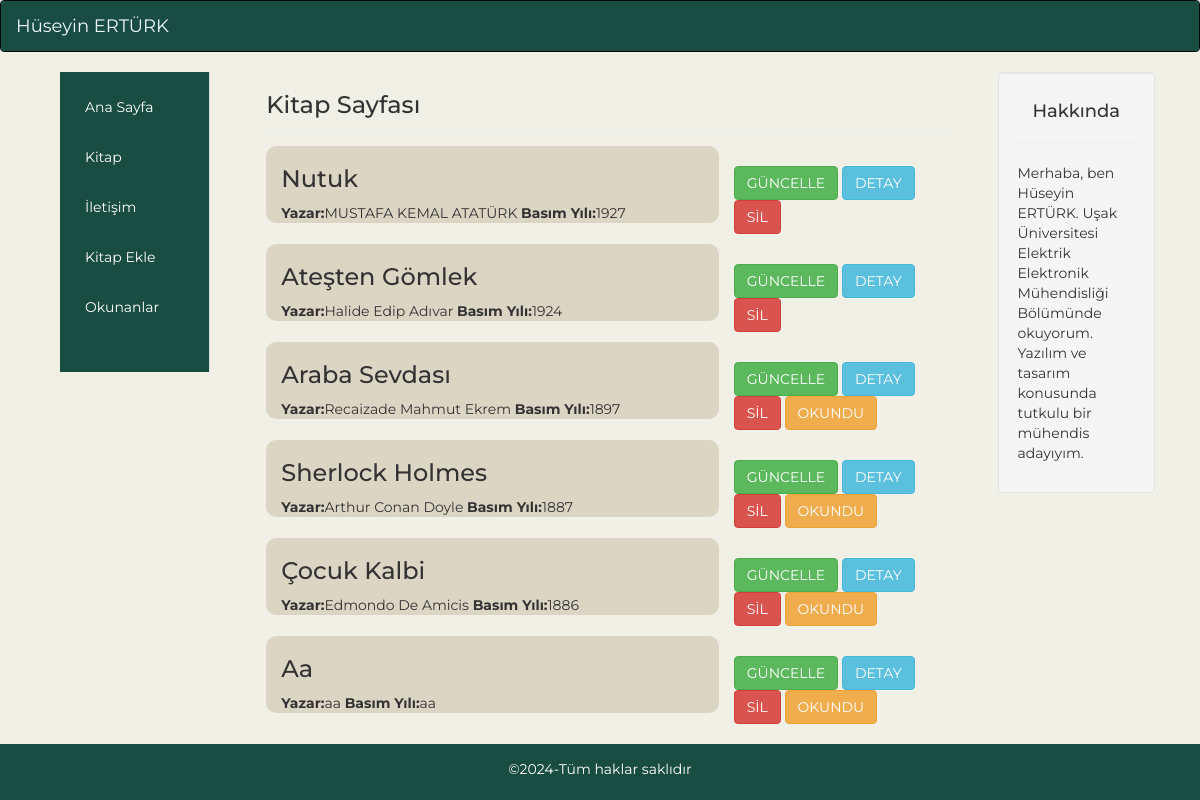
Page /kitap on the committed database.
### tables this page shows
CREATE TABLE "tblBook" (
	"id"	INTEGER NOT NULL,
	"booktitle"	TEXT,
	"bookauthor"	TEXT,
	"bookyear"	TEXT,
	"isReaded"	INTEGER,
	PRIMARY KEY("id" AUTOINCREMENT)
);

### main.py (the view)
@app.route("/kitap")
def kitap():
    veriAl()
    return render_template("kitap.html",veri=data)

### main.py (called while the page is built)
def veriAl():
    global data
    with sqlite3.connect("book.db") as con:
        cur = con.cursor()
        cur.execute("select * from tblBook order by id asc")
        data = cur.fetchall()
        for i in data:
            print(i)

### templates/kitap.html
{% extends "base.html" %}
{% block content %}
<h3>Kitap Sayfası</h3>
{% for k in veri %}
<div>
  <hr style="margin-top: 0.5em; margin-bottom: 0.5em; display: block; size: 100dvh;">
  <div class="card-body" >
    <div class="col-sm-8" id="bookCard">
      <tr>
        <th>
          <h3 class="card-title">{{k[1]}}</h3>
        </th>
      <tr>
        <th>
          <b>Yazar:</b>{{k[2]}}
        </th>
        <th >
          <b>Basım Yılı:</b>{{k[3]}}
        </th>
      </tr>
      </tr>
    </div>
    <div class="col-sm-4" id="buttons" >
      <tr>
        <a href="/kitapEdit/{{k[0]}}" class="btn btn-success">GÜNCELLE</a>
        <a href="/kitapDetay/{{k[0]}}" class="btn btn-info">DETAY</a>
        <a href="/kitapSil/{{k[0]}}" class="btn btn-danger">SİL</a>
        {% if k[4] == 0 %}
        <a href="/kitapOku/{{k[0]}}" class="btn btn-warning">OKUNDU</a>
        {% endif %}
      </tr>
    </div>
  </div>
</div>
{%endfor%}
{% endblock %}

### templates/base.html
{% include "parts/_header.html"%}
{%include "parts/_menu.html"%}
<div class="container-fluid text-center" style="padding-left: 5%;" >
    <div class="row content"style="display:contents;" >
      <div class="col-sm-2 item" id="sideBar" >
        <ul class="nav navbar-nav" id="item">
          <li><a style="color: white;" href="/">Ana Sayfa</a></li>
          <li><a style="color: white;" href="/kitap">Kitap</a></li>
          <li><a style="color: white;" href="/contact">İletişim</a></li>
          <li><a style="color: white;" href="/kitap_ekle">Kitap Ekle</a></li>
          <li><a style="color: white;" href="/okunanlar">Okunanlar</a></li>
        </ul>
      </div>
      <div class="col-sm-8 text-left" style="padding-left: 5%;">
        {% block content %}
        {% endblock %}
      </div>
      <div class="col-sm-2 sideBar" style="margin-left: 2%;">
        <div class="well">
          <h4>Hakkında</h4>
          <hr>
          <p style="text-align: start;">Merhaba, ben Hüseyin ERTÜRK. Uşak Üniversitesi Elektrik Elektronik Mühendisliği Bölümünde okuyorum.<br> Yazılım ve tasarım konusunda tutkulu bir mühendis adayıyım. </p>
        </div>
      </div>
    </div>
    <br>
  </div>
{% include "parts/_footer.html"%}

### templates/parts/_header.html (shortened to what this page needs)
<!DOCTYPE html>
<html lang="en">
<head>
  <link rel=stylesheet type=text/css href="{{ url_for('static', filename='style.css') }}">
  <link rel="stylesheet" href="https://maxcdn.bootstrapcdn.com/bootstrap/3.4.1/css/bootstrap.min.css" />
</head>
<body>

### templates/parts/_menu.html (shortened to what this page needs)
<nav class="navbar navbar-inverse">
  <div class="container-fluid"style="background-color: #1a4d42;">
    <div class="navbar-header" >
      <a class="navbar-brand" style="color: aliceblue;" href="/">Hüseyin ERTÜRK</a>
    </div>
  </div>
</nav>

### templates/parts/_footer.html
<footer class="container-fluid text-center">
    <p>©2024-Tüm haklar saklıdır</p>
  </footer>
  </body>
  </html>

### static/style.css (style rules this page uses)
body { font-family: "Montserrat" !important; background-color: #f1f0e7 !important; }
#sideBar { display: flexbox; flex-direction: column; justify-content: space-between; height: 300px; width: 150px; border-right: 1px solid #D7DBDD; background-color: #1a4d42; padding: 10px; text-align: center; }
#bookCard { background-color: #dbd5c4; border-radius: 10px; margin-block-start: 10px; }
#buttons { place-items: center; margin-top: 30px; box-shadow: inset; }
.row.content { height: 450px }
footer { background-color: #1a4d42; color: white; padding: 15px; }
* { margin: 0; padding: 0; box-sizing: border-box; -webkit-box-sizing: border-box; -moz-box-sizing: border-box; }

### rows in the picture
tblBook: booktitle "Nutuk", bookauthor "MUSTAFA KEMAL ATATÜRK", bookyear "1927"
tblBook: booktitle "Ateşten Gömlek", bookauthor "Halide Edip Adıvar", bookyear "1924"
tblBook: booktitle "Araba Sevdası", bookauthor "Recaizade Mahmut Ekrem", bookyear "1897"
tblBook: booktitle "Sherlock Holmes", bookauthor "Arthur Conan Doyle", bookyear "1887"
tblBook: booktitle "Çocuk Kalbi", bookauthor "Edmondo De Amicis", bookyear "1886"
tblBook: booktitle "Aa", bookauthor "aa", bookyear "aa"
